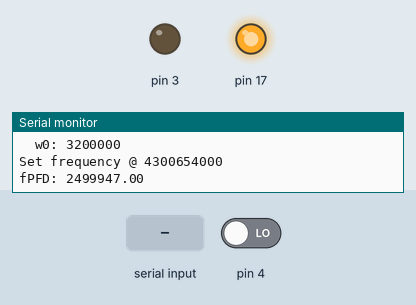
A sketch run on a simulated Arduino Leonardo, built with avr-gcc and run on an emulated ATmega32U4. On the bench: output pins drawn as LEDs (lit = HIGH), the last lines printed to the serial monitor. Inputs (shaded band) come from the test bench; at power-on: pin 4 LOW.

Above: at 0.02 s.
At 1.2 s:
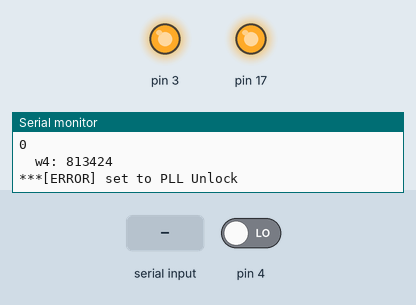
1.3 s: "ON\n" received over Serial
2.8 s: "OF\n" received over Serial
4.3 s: "?\n" received over Serial
Timing chart, 0 to 7.3 s (numbered marks = the images above; inputs shaded):
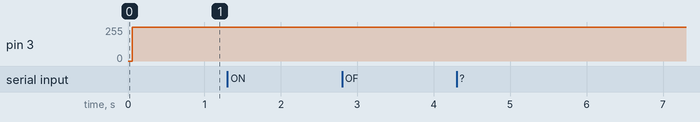

The sketch:

RFG4000.ino
```cpp
/*------------------------------------------------------------------------------*\
RFG4000 RF Signal Generator implementation
(c,2003 luis-es)

  Coded for AT_SAMD21 (DUE,ItsyBitsy). Works on Micro, Leonardo, etc

  Define this based on hardware wiring
*/
#define DEBUG

#define D_FREQ 4300654321
#define D_PWR   -4
#define D_OUT   1
#define D_ROSC -530
/*
\*------------------------------------------------------------------------------*/

//#include <EEPROM.h>
#include "ADF4351.h"
#include "sSCPI.h"

sSCPI scpi;
ADF4351 sigGen;

double currFreq;
float currPwr,currROsc;

bool serrFLOCK;
int OOK;
uint32_t R[6];
uint32_t heartbeat;

/*
bool ReadEE()
{
int r,a;

  if(EEPROM.read(0)==255)
  {
#ifdef DEBUG
Serial.println("EEPROM empty");
#endif
    return 1;
  }
  for(r=0;r<6;r++)
  {
    a = 16 + r*32;
    R[r]=((uint32_t)EEPROM.read(a) | (uint32_t)EEPROM.read(a+1)<<8 | (uint32_t)EEPROM.read(a+2)<<16 | (uint32_t)EEPROM.read(a+3)<<24 );
#ifdef DEBUG
Serial.print("EEreg_rd");Serial.print(r);Serial.print(": ");Serial.println(R[r],HEX);
#endif
  }
  sigGen.PutREGS(R);
  return 0;
}

bool WriteEE()
{
int r,a;

  sigGen.GetREGS(R);

  EEPROM.write(0,1);

  for(r=0;r<6;r++)
  {
    a = 16 + r*32;
    EEPROM.write(a,(uint8_t)R[r]);EEPROM.write(a+1,(uint8_t)(R[r]>>8));EEPROM.write(a+2,(uint8_t)(R[r]>>16));EEPROM.write(a+3,(uint8_t)(R[r]>>24));
#ifdef DEBUG
Serial.print("EEreg_wr");Serial.print(r);Serial.print(": ");Serial.println(R[r],HEX);
#endif
  }
}
*/

// Set the output frequency
// Parameter is f in Hz
uint32_t CenterFrequency(double Freq, bool qry)
{
  if(qry)
  {
    SerialPrintDouble(currFreq);Serial.print("\r\n");   //Serial.println((uint64_t)currFreq);
    return 0;
  }

#ifdef DEBUG
Serial.print("Set frequency @ ");
SerialPrintDouble(Freq);Serial.print("\r\n");  //Serial.println((uint64_t)Freq);
#endif

  // range is 35M - 4400M
  if(Freq<35e6 || Freq > 4400e6)// 32-bit high limit at 4295M
  {
    scpi.PushError((char *)"Frequency out of range");
    return 1; // comment just this line to check for frequencies unlocking the PLL
  }

  //uint64_t iFreq = (uint64_t)Freq;
  if(sigGen.SetFreq(Freq))
  {
    scpi.PushError((char *)"Uncomputable Frequency");
    return 1;
  };
  currFreq=Freq;
  return 0;
}


uint32_t RFPower(double pwr, bool qry)
{
  if(qry)
  {
    Serial.println(currPwr);
    return 0;
  }

#ifdef DEBUG
Serial.print("Set Power @ ");Serial.println(pwr);
#endif
  if(pwr>5 || pwr<-4)
  {
    scpi.PushError((char *)"Power out of range");
    return 1;
  }
  sigGen.SetPower(pwr);
  currPwr=pwr;
  return 0;
}


// Enable or disable RF output
// Parameter is 1 for enable and 0 for disable
uint32_t SetRFOut(double rfout, bool qry)
{
  bool brfout = (bool)rfout;

  sigGen.SetOut(brfout);
  return 0;
}


#if 0
// Start or stop a sweep operation
// Parameter is 1 for start and 0 for stop
void Sweep(double startSweep)
{
  if (startSweep > 0)
  {
    sweeping = true;
    sweepCurrentf_kHz = sweepStartf_kHz;
  }
  else
    sweeping = false;
}


// Set the start f_kHzuency used for sweeping
// Parameter is the f_kHzuency in Hz
void SetSweepStart(double f_kHzStart)
{
  sweepStartf_kHz = f_kHzStart;
}


// Set the stop f_kHzuency used for sweeping
// Parameter is the f_kHzuency in Hz
void SetSweepStop(double f_kHzStop)
{
  sweepStopf_kHz = f_kHzStop;
}
#endif


uint32_t GetIDN(double, bool qry)
{
  if(qry)
  {
    Serial.println("Mojon City,RFG4000,230001,1.0");
    return 0;
  }

  return 1;
}

// Perform RST
uint32_t DoRST(double na, bool qry)
{
#ifdef DEBUG
  Serial.println("dbg: RST !!");
#endif
  InitParms();
  return 0;
}

// Read the ERROR pool
uint32_t SysError(double na, bool qry)
{
char text[32];

  if(qry)
  {
    scpi.PullError(text);
    Serial.println(text);
    return 0;
  }

  //push error ?
  return 1;
}

uint32_t Impedance(double na, bool qry)
{
  if(qry)
  {
    Serial.println("50");
    return 0;
  }

  //push error ?
  return 1;
}

uint32_t GetAdjRefOsc(double na, bool qry)
{
    Serial.println(currROsc);
    return 0;
}

uint32_t AdjRefOsc(double errHz, bool qry)
{
  if(qry)
  {
    Serial.println(currROsc);
    return 0;
  }

  sigGen.REFin_Err = errHz;
  currROsc=errHz;
  return 0;
}

void InitParms(void)
{
  currPwr=D_PWR;
  currROsc=D_ROSC;
  currFreq=D_FREQ;

  AdjRefOsc(D_ROSC,0);
  CenterFrequency(currFreq,0);
  if(D_OUT)
    SetRFOut(1,0);

}

// ========================================================================================== Initialize
void setup()
{
  Serial.begin(115200);
#ifdef DEBUG
  while(!Serial);
#endif

  serrFLOCK = 0;
  OOK=0;
  heartbeat=0;

#ifdef DEBUG
Serial.println("\n\r\r\r\r\r\r\r============================================== SigGen4000 STARTING");
Serial.print("float is ");Serial.println(sizeof(float));
Serial.print("double is ");Serial.println(sizeof(double)); // << check here
Serial.print("uint64_t is ");Serial.println(sizeof(uint64_t));
#ifdef ARM_MATH_CM0PLUS
Serial.println("ARM_MATH_CM0PLUS is defined");
#endif
#endif

  // ---------------------------- Build SCPI command set

  uint8_t grpIDN = scpi.CreateGroup((char *)"*", 0);  // ------------------------- Standard Subsystem
  scpi.RegisterParameter((char *)"IDN", grpIDN, &GetIDN);
  scpi.RegisterParameter((char *)"RST", grpIDN, &DoRST);
  //scpi.RegisterParameter((char *)"SAV", grpIDN, &WriteEE);
  //scpi.RegisterParameter((char *)"RCL", grpIDN, &ReadEE);

  uint8_t grpOutput = scpi.CreateGroup((char *)"OUTP", 0);  // ------------------------- OUTPut Subsystem
  scpi.RegisterParameter((char *)"", grpOutput, &SetRFOut);
  scpi.RegisterParameter((char *)"IMP", grpOutput, &Impedance);

  uint8_t grpSystem = scpi.CreateGroup((char *)"SYST", 0); // ------------------------- SYSTem Subsystem
  scpi.RegisterParameter((char *)"ERR", grpSystem, &SysError);
  scpi.RegisterParameter((char *)"PRES", grpSystem, &DoRST);
  scpi.RegisterParameter((char *)"PON:TYPE", grpSystem, &DoRST);

  uint8_t grpSource = scpi.CreateGroup((char *)"SOUR", 0); // ------------------------- SOURce Subsystem
  scpi.RegisterParameter((char *)"FREQ", grpSource, &CenterFrequency);
  scpi.RegisterParameter((char *)"FREQ:CW", grpSource, &CenterFrequency);
  scpi.RegisterParameter((char *)"POW", grpSource, &RFPower);

  uint8_t grpRefOsc = scpi.CreateGroup((char *)"ROSC", grpSource);
  scpi.RegisterParameter((char *)"ADJ:VAL", grpRefOsc, &AdjRefOsc);

  // ---------------------------- Initialize SYNTH
  sigGen.Init();

  // ---------------------------- Read stored config
  //ReadEE();

  // ---------------------------- or, set default config
  InitParms();

}

// ============================================================================================ Main loop
void loop()
{
  // command input check -----------------------
  if (Serial.available() > 0)
    scpi.Parse(Serial.read());

  // PLL lock check ----------------------------
  if(sigGen.FreqLocked()!=true)
  {
    if(serrFLOCK==0)
    {
      delay(4);
      if(sigGen.FreqLocked()!=true)
      {
          serrFLOCK=1;
          scpi.PushError((char *)"PLL Unlock");
      }
    }
  }
  else
  {
    serrFLOCK=0;
  }

#if 0
  // sweep state operation --------------------
  if (sweeping)
  {
    sweepCurrentf_kHz += sweepStep;

    if (sweepCurrentf_kHz < sweepStopf_kHz)
    {
      SetCenterFrequency(sweepCurrentf_kHz);
    }
    else
      sweepCurrentf_kHz = sweepStartf_kHz;
  }
#endif

#if 0
  // OOK operation -------------------------
  ++OOK;
  if(OOK==30000)
  {
      sigGen.SetRFOut(1);
      OOK=-30000;
  }
  if(OOK==0)
    sigGen.SetRFOut(0);

#endif

  // let's blink the LED; of course!
  if(++heartbeat==10000)
  {
    digitalWrite(LED_BUILTIN, LOW);
  }
  if(heartbeat==300000)
  {
    digitalWrite(LED_BUILTIN, HIGH);
    heartbeat=0;
  }


}
```

sMATH.h
```cpp
int getGCD(int a, int b)
{
int tmp;
double r;
  if (b > a) {
    tmp = b;
    b = a;
    a =  tmp;
  }

  while (b != 0) {
    r = a % b;
    a = b;
    b = (int)r;
  }

  return a;
}

int SerialPrintDouble(double dub)
{
uint32_t in,fr;
double mil;

  mil=dub/1000;
  in=(uint32_t)mil;
  fr=(uint32_t)round((mil-(double)in)*1000);

  if(in>0)
    Serial.print(in);

  if(fr<100)
    Serial.print("0");
  if(fr<10)
    Serial.print("0");
  if(fr<1)
    Serial.print("0");
  else
    Serial.print(fr);
  return 0;
}
```

sSCPI.h
```cpp
/* ------------------------------------------------------------------------------*\
Simple SCPI Parser
(c,2003 luis-es)

  Coded for Arduino ATMEGA 32U4 (Micro, Leonardo, etc)

  Define this based on data size needed and available memory
*/
#define PARAM_MAX		16
#define GROUP_MAX		16
#define CMD_LEN_MAX	32
#define ERR_MAX     8
/*


\* ----------------------------------------------------------------------------- */

class sSCPI
{
	public:
		// Define callback function pointer type
		typedef uint32_t (*func_t)(double,bool);

		sSCPI();

		uint8_t CreateGroup(char* name, uint8_t parent);
		uint8_t RegisterParameter(char* command, uint8_t group, func_t function);
		void Parse(char byte);
    void PushError(char* name);
    void PullError(char* message);


	private:

		struct GroupType
		{
			uint8_t id;
			uint8_t parentId;
			const char* name;
      //uint8_t len;
		};

		struct ParameterType
		{
			uint8_t id;			// Parameter ID. Should be larger than 0, value of 0 means unused.
			uint8_t groupId;
			char* name;
			func_t function;
		};

		uint8_t grpIndex;
		GroupType groups[GROUP_MAX];
		ParameterType Parameters[PARAM_MAX];
    char buffS[CMD_LEN_MAX];
		uint8_t buffSidx;
		uint8_t buffSptr;
    uint8_t errIndex;
    const char *ErrorMessage[ERR_MAX][CMD_LEN_MAX];

		const char* GetGroupName(uint8_t index);
		uint8_t GetGroupID(char* name);
		uint8_t GetCommandID(char* name);
    bool scanGroup(char* string, char *groupgot);
    void scanCommand(char* string, char *commandgot);
    void scanValue(char* string, char *paramgot);

};


sSCPI::sSCPI()
{
	grpIndex = 1;
	buffSidx = 0;
  buffSidx = 0;

  errIndex = 0;
  *ErrorMessage[0]=(char*)"No error";
}

/* Public Functions =============================================================*/

uint8_t sSCPI::CreateGroup(char* name, uint8_t parent)
{
	groups[grpIndex].id = grpIndex;
	groups[grpIndex].name = name;

	if(grpIndex<GROUP_MAX)
    grpIndex++;

	return grpIndex - 1;
}


uint8_t sSCPI::RegisterParameter(char* command, uint8_t group, func_t function)
{
	uint8_t newId = 1;

	// Find first available id that can be used
	for (int i = 0; i < PARAM_MAX; i++)
		if (Parameters[i].id == newId)
		{
			newId++;
			i = 0;
		}

	for (int i = 0; i < PARAM_MAX; i++)
		if (Parameters[i].id == 0)
		{
			Parameters[i].id = newId;
			Parameters[i].groupId = group;
			Parameters[i].name = command;
			Parameters[i].function = function;
			break;
		}

	return newId;
}

void sSCPI::Parse(char c)
{
	buffS[buffSidx] = c;
	buffSidx++;
  bool q=0;

	if ((c == '\r') || (c == '\n') || (c == ';'))
	{
		char group[10];
		char command[16];
		char paramValue[12];

    buffS[buffSidx] = 0;

    // cleanUp buffS
    int s=c=0;
    while( (buffS[s]==' ' || buffS[s]==':') && buffS[s] )
      s++;

    while( (buffS[s]!='\r' && buffS[s]!='\n' && buffS[s]!=';') && buffS[s] )
      buffS[c++] = buffS[s++];

    buffS[c]=0;
    buffSptr=0;
#ifdef DEBUG
Serial.print("dbg: -------------------[");Serial.print(buffS);Serial.println("]");
#endif
    group[0]=0;
    scanGroup(buffS,group);
#ifdef DEBUG
Serial.print("dbg:group[");Serial.print(group);Serial.println("]");
#endif
    command[0]=0;
    scanCommand(buffS,command);
#ifdef DEBUG
Serial.print("dbg:command[");Serial.print(command);Serial.println("]");
#endif
    paramValue[0]=0;
    scanValue(buffS,paramValue);
#ifdef DEBUG
Serial.print("dbg:param[");Serial.print(paramValue);Serial.println("]");
#endif


		uint8_t grpId = GetGroupID(group);
		uint8_t cmdId = GetCommandID(command);

		if (cmdId > 0)
		{
			for (int i = 0; i < PARAM_MAX; i++)
      {
				if ((Parameters[i].groupId == grpId) && (Parameters[i].id == cmdId))
				{
  				// evaluate parameter
          double v;
					if(!strncmp(paramValue,"ON",2))
						v = 1;
					else if(!strncmp(paramValue,"OF",2))
						v = 0;
					else
						v = strtod(paramValue, NULL);

          if(!strcmp(paramValue,"?"))
            q=1;

          Parameters[i].function(v,q);
				}
      }
		}
		else
    {
      PushError((char *)"Invalid parameter"); // enqueue error
    }

		// Reset commands builder index
		buffSidx = 0;
    //buffS[0]=0;
	}
}

void sSCPI::PushError(char* name)
{
char text[32];

  if(errIndex<ERR_MAX)
    ++errIndex;

  *ErrorMessage[errIndex]=(char*)name;
#ifdef DEBUG
Serial.print("***[ERROR] set to ");Serial.println(*ErrorMessage[errIndex]);
#endif
}

void sSCPI::PullError(char* message)
{
  sprintf((char*)message,"+%d,\"%s\"",errIndex,*ErrorMessage[errIndex]);

  if(errIndex!=0)
    errIndex--;

}

/* Private Functions ============================================================*/

const char* sSCPI::GetGroupName(uint8_t index)
{
	return groups[index].name;
}


uint8_t sSCPI::GetGroupID(char* name)
{
int i;

	for (i = 0; i < GROUP_MAX; i++)
  {
		//if (strncmp(name, groups[i].name, groups[i].len) == 0)
    //if (strcmp(name, groups[i].name) == 0)
    if (strncmp(name, groups[i].name, strlen(groups[i].name)) == 0)
    {
			return groups[i].id;
    }
  }
  PushError((char *)"Undefined header");
	return 0;
}


uint8_t sSCPI::GetCommandID(char* name)
{
int i;

	for (i = 0; i < PARAM_MAX; i++)
  {
		if (strcmp(name, Parameters[i].name) == 0)
    {
			return Parameters[i].id;
    }
  }
  PushError((char *)"Unknown command");
	return 0;
}


bool sSCPI::scanGroup(char *string, char *groupgot)
{
int s,c;

#ifdef DEBUG
Serial.print("scGrp>>");Serial.println(&string[buffSptr]);
#endif
  s=0;c=0;

  if(string[buffSptr]=='*')
  {
    groupgot[c]='*';groupgot[++c]=0;
    //string += sizeof(char);
    buffSptr=c;
    return true;
  }
  else
  {
     while( /*string[buffSptr]!=' ' &&*/ string[buffSptr]!=':' &&
            (string[buffSptr]!='\r' && string[buffSptr]!='\n' && string[buffSptr]) )
        groupgot[c++]=string[buffSptr++];
    groupgot[c]=0;
    //string += (sizeof(char)*s);
    buffSptr++;
    //buffSptr=s;
    return true;
  }
  return false;
}

void sSCPI::scanCommand(char* string, char *commandgot)
{
int s,c;

#ifdef DEBUG
Serial.print("scCmd>>");Serial.println(&string[buffSptr]);
#endif
  s=c=0;

  if(string[buffSptr]==' ')
  {
    commandgot[c]=0;
    buffSptr++;
    return;
  }

  while( string[buffSptr]!=' ' && string[buffSptr]!='?' &&
        (string[buffSptr]!='\r' && string[buffSptr]!='\n' && string[buffSptr]) )
    commandgot[c++]=string[buffSptr++];
  commandgot[c]=0;
  //string += sizeof(char)*c;
  buffSptr++;
  //buffSptr=s;
}

void sSCPI::scanValue(char* string, char *paramgot)
{
int s,c;

#ifdef DEBUG
Serial.print("scVal>>");Serial.println(&string[buffSptr]);
#endif
  s=c=0;

//    while((string[buffSptr]!=' ' || string[buffSptr]!='?') && string[buffSptr])
//     buffSptr++;

    if(string[buffSptr]=='?')
      buffSptr++;
    else
      buffSptr--;

    while( ( string[buffSptr]!='\r' || string[buffSptr]!='\n' || string[buffSptr]!=':') && string[buffSptr] )
      paramgot[c++]=string[buffSptr++];

    paramgot[c]=0;
}
```

Source omitted: ADF4351.h (16073 bytes)
